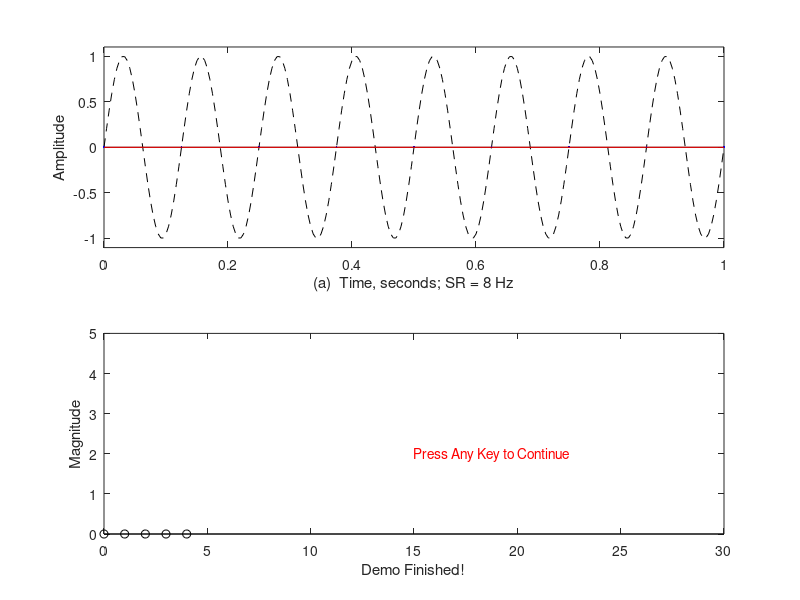

Reproduce this figure in MATLAB.
function LVAliasingMovieSine
%
%function LVAliasingMovieSine
%
%Opens up a GUI that automatically resamples eight cycles of a sinusoid at
%sample rates starting with 240 and decreasing to 8. When the sample rate
%gets near the Nyquist limit, the user is notified to press any key to
%continue computation.
%
% Author: F. W. Isen
% Copyright 2009 by Morgan & Claypool

Inc = 200;

Freq = 8;

RefWaveform = sin(2*pi*Freq*(0:1/240:1));

SR = [240,140,80,40,30,24,20,17.5,17,16.5,16.1,16.01,16,15.99,15.9,15.5,15,14.5,14,13.5,13,12.5,12,11.5,11,10.5,10,9.8,9.6,9.4,9.2,9.0,8.9,8.8,8.7,8.6,8.5,8.4,8.3,8.2,8.1,8.08,8.06,8.04,8.02,8.001 8.0];

figure(51)

for Index = 1:1:length(SR);

Waveform = []; 

t = 0:1/SR(Index):1;

Waveform = sin(2*pi*Freq*t);

wavchar = 'Sine';

subplot(2,1,1)
plot((0:1:240)/240,RefWaveform,'k--')
hold on
stem(t,Waveform,'b.')
plot(t,Waveform,'r')
hold off
ylabel(['Amplitude'])
%xlabel(['(a)  A Sine Wave, Freq = 8 Hz (SR = ',num2str(SR(Index)),' Hz); X-Axis = Time, sec'],'fontsize',12)
 xlabel(['(a)  Time, seconds; SR = ',num2str(SR(Index)),' Hz'])

axis([0 inf -1.1 1.1])

subplot(2,1,2)

vbn = Waveform;
xxx = abs(fft(vbn));
 
stem(0:1:ceil(0.5*length(xxx))-1,xxx(1,1:ceil(0.5*length(xxx))),'ko');
ylabel(['Magnitude'])
xlabel(['(b)  Frequency Content of Sequence in Hz'])
axis([0 30 0 (5 + max(xxx))])

if SR(Index) < 24
 subplot(2,1,2)
   text(15,fix((5 + max(xxx))/2),'Press Any Key to Continue','color',[1 0 0]);
   pause
else
   pause(0.5)
end

end


subplot(2,1,2)
xlabel('Demo Finished!');



